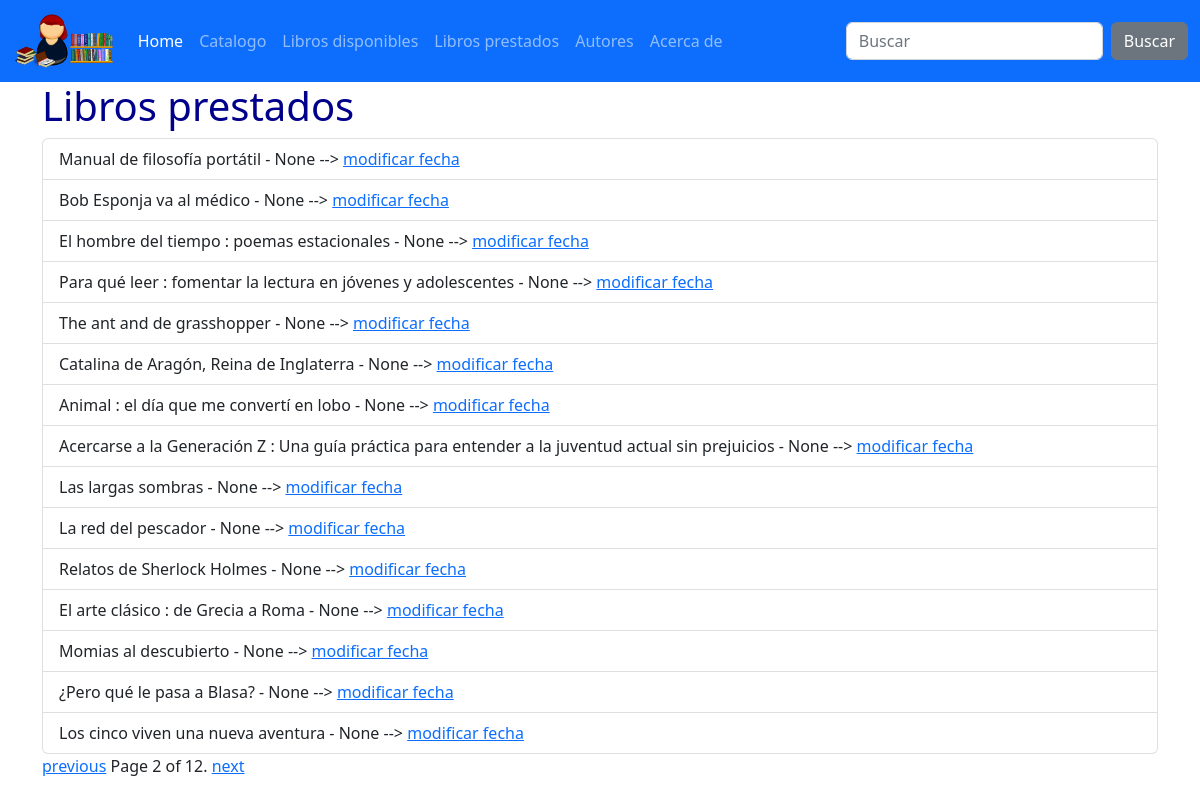
The page /catalogo/prestados/?page=2 on the database its author committed.
### catalog/models.py (models this page shows, shortened)
class BookInstance(models.Model):
    id = models.UUIDField(primary_key=True,
                          default=uuid.uuid4,
                          help_text='Unique ID for this particular book across whole library')
    book = models.ForeignKey('Book',
                             on_delete=models.SET_NULL, null=True)
    imprint = models.CharField(max_length=200, blank=True)
    due_back = models.DateField(null=True, blank=True)
    image = models.ImageField(upload_to='images', blank=True, null=True)
    LOAN_STATUS = (
        ('m', 'Maintenance'),
        ('o', 'On loan'),
        ('a', 'Available'),
        ('r', 'Reserved'),
    )
    status = models.CharField(
        max_length=1,
        choices=LOAN_STATUS,
        blank=True,
        default='m',
        help_text='Book availability',
    )
    class Meta:
        ordering = ['due_back']

class Book(models.Model):
    title = models.CharField(max_length=200)
    author = models.ForeignKey('Author',
                               on_delete=models.SET_NULL,  # que pasa si borramos el autor?
                               null=True)  # puede ser nulo?
    summary = models.TextField(
        max_length=1000,
        help_text='Enter a brief description of the book',
        blank=True)
    isbn = models.CharField(
        'ISBN',
        max_length=13,
        help_text='13 Character <a href="https://www.isbn-international.org/content/what-isbn">ISBN number</a>')
    genre = models.ManyToManyField('Genre',
                                   help_text='Select a genre for this book')
    language = models.ForeignKey(
        'Language', on_delete=models.SET_NULL, null=True)
    class Meta:
        verbose_name = _('Book')
        verbose_name_plural = _('Books')
        ordering = ['title']

### catalog/views.py (the view)
# urls.py: path('prestados/', LibrosPrestados.as_view(), name='prestados'),
class LibrosPrestados(ListView):
    model = BookInstance
    template_name = 'catalog/libros_prestados.html'
    paginate_by = 15
    def get_queryset(self):
        return BookInstance.objects.filter(status__exact='o').order_by('-due_back')

### catalog/templates/catalog/libros_prestados.html (shortened to what this page needs)
{% extends 'base.html' %}
{% block content %}
    <h1>Libros prestados</h1>
    <ul class="list-group">
    {% for libro in bookinstance_list %}
<li class="list-group-item">{{ libro.book.title }} - {{ libro.due_back }} -->
    <a href="{% url 'renovar-fecha' libro.id %}"> modificar fecha </a></li>
    {% endfor %}
</ul>
    {% if is_paginated %}
        <div class="pagination">
            <span class="page-links">
                {% if page_obj.has_previous %}
                    <a href="{{ request.path }}?page={{ page_obj.previous_page_number }}">previous</a>
                {% endif %}
                <span class="page-current">
                    Page {{ page_obj.number }} of {{ page_obj.paginator.num_pages }}.
                </span>
                {% if page_obj.has_next %}
                    <a href="{{ request.path }}?page={{ page_obj.next_page_number }}">next</a>
                {% endif %}
            </span>
        </div>
    {% endif %}
{% endblock %}

### catalog/static/css/custom_styles.css (style rules this page uses)
h1 { color: darkblue; }

### rows shown on the page
BookInstance: book "Manual de filosofía portátil", due_back "None"
BookInstance: book "Bob Esponja va al médico", due_back "None"
BookInstance: book "El hombre del tiempo : poemas estacionales", due_back "None"
BookInstance: book "Para qué leer : fomentar la lectura en jóvenes y adolescentes", due_back "None"
BookInstance: book "The ant and de grasshopper", due_back "None"
BookInstance: book "Catalina de Aragón, Reina de Inglaterra", due_back "None"
BookInstance: book "Animal : el día que me convertí en lobo", due_back "None"
BookInstance: book "Acercarse a la Generación Z : Una guía práctica para entender a la juventud actual sin prejuicios", due_back "None"
BookInstance: book "Las largas sombras", due_back "None"
BookInstance: book "La red del pescador", due_back "None"
BookInstance: book "Relatos de Sherlock Holmes", due_back "None"
BookInstance: book "El arte clásico : de Grecia a Roma", due_back "None"
BookInstance: book "Momias al descubierto", due_back "None"
BookInstance: book "¿Pero qué le pasa a Blasa?", due_back "None"
BookInstance: book "Los cinco viven una nueva aventura", due_back "None"

### other values the page prints
{{ page_obj.number }} "2"
{{ page_obj.paginator.num_pages }} "12"
